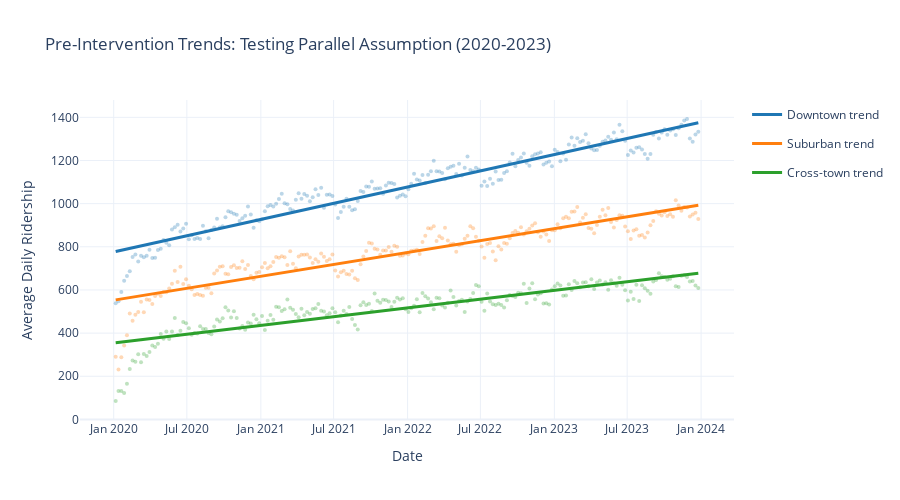

Source (notebook cell):
### Markdown cell above
### Visual Test: Pre-Trend Divergence

Plotting fitted linear trends to visualize the parallel trends violation.

### Code cell
fig = go.Figure()

for route in df['route_type'].unique():
    route_data = pre_data[pre_data['route_type'] == route].copy()
    route_data = route_data.sort_values('time')
    
    # Fit linear trend
    X = route_data['time'].values.reshape(-1, 1)
    y = route_data['avg_ridership'].values
    
    model = LinearRegression()
    model.fit(X, y)
    fitted = model.predict(X)
    
    # Plot actual data as scatter
    fig.add_trace(go.Scatter(
        x=route_data['date'],
        y=route_data['avg_ridership'],
        mode='markers',
        name=f'{route} (actual)',
        marker=dict(color=ROUTE_COLORS[route], size=4, opacity=0.3),
        showlegend=False
    ))
    
    # Plot fitted trend line
    fig.add_trace(go.Scatter(
        x=route_data['date'],
        y=fitted,
        mode='lines',
        name=f'{route} trend',
        line=dict(color=ROUTE_COLORS[route], width=3),
        legendgroup=route
    ))

fig.update_layout(
    title='Pre-Intervention Trends: Testing Parallel Assumption (2020-2023)',
    xaxis_title='Date',
    yaxis_title='Average Daily Ridership',
    height=500,
    hovermode='x unified'
)

fig.show()
fig.write_image(f"{fig_output_dir}/02_parallel_trends_test.png", scale=2)

print("\n⚠️  Visual Inspection Confirms: Trends are NOT parallel")
print("\nKey observation:")
print("  The gap between Downtown (blue) and Cross-town (green) is")
print("  systematically WIDENING throughout the pre-period.")
print("\n  This is visual evidence of divergent underlying dynamics.")

### Figure 1 — Plotly figure (JSON) as saved in the notebook; plotly's stock layout.template omitted (floating-point values rounded to 4 significant figures; data arrays with more than 128 entries replaced by an {"elided": "..."} marker saying what was removed)
{"data": [{"marker": {"color": "#1f77b4", "opacity": 0.3, "size": 4}, "mode": "markers", "name": "Downtown (actual)", "showlegend": false, "type": "scatter", "x": {"elided": "208 str values"}, "y": {"elided": "208 float values"}}, {"legendgroup": "Downtown", "line": {"color": "#1f77b4", "width": 3}, "mode": "lines", "name": "Downtown trend", "type": "scatter", "x": {"elided": "208 str values"}, "y": {"elided": "208 float values"}}, {"marker": {"color": "#ff7f0e", "opacity": 0.3, "size": 4}, "mode": "markers", "name": "Suburban (actual)", "showlegend": false, "type": "scatter", "x": {"elided": "208 str values"}, "y": {"elided": "208 float values"}}, {"legendgroup": "Suburban", "line": {"color": "#ff7f0e", "width": 3}, "mode": "lines", "name": "Suburban trend", "type": "scatter", "x": {"elided": "208 str values"}, "y": {"elided": "208 float values"}}, {"marker": {"color": "#2ca02c", "opacity": 0.3, "size": 4}, "mode": "markers", "name": "Cross-town (actual)", "showlegend": false, "type": "scatter", "x": {"elided": "208 str values"}, "y": {"elided": "208 float values"}}, {"legendgroup": "Cross-town", "line": {"color": "#2ca02c", "width": 3}, "mode": "lines", "name": "Cross-town trend", "type": "scatter", "x": {"elided": "208 str values"}, "y": {"elided": "208 float values"}}], "layout": {"height": 500, "hovermode": "x unified", "title": {"text": "Pre-Intervention Trends: Testing Parallel Assumption (2020-2023)"}, "xaxis": {"title": {"text": "Date"}}, "yaxis": {"title": {"text": "Average Daily Ridership"}}}}
